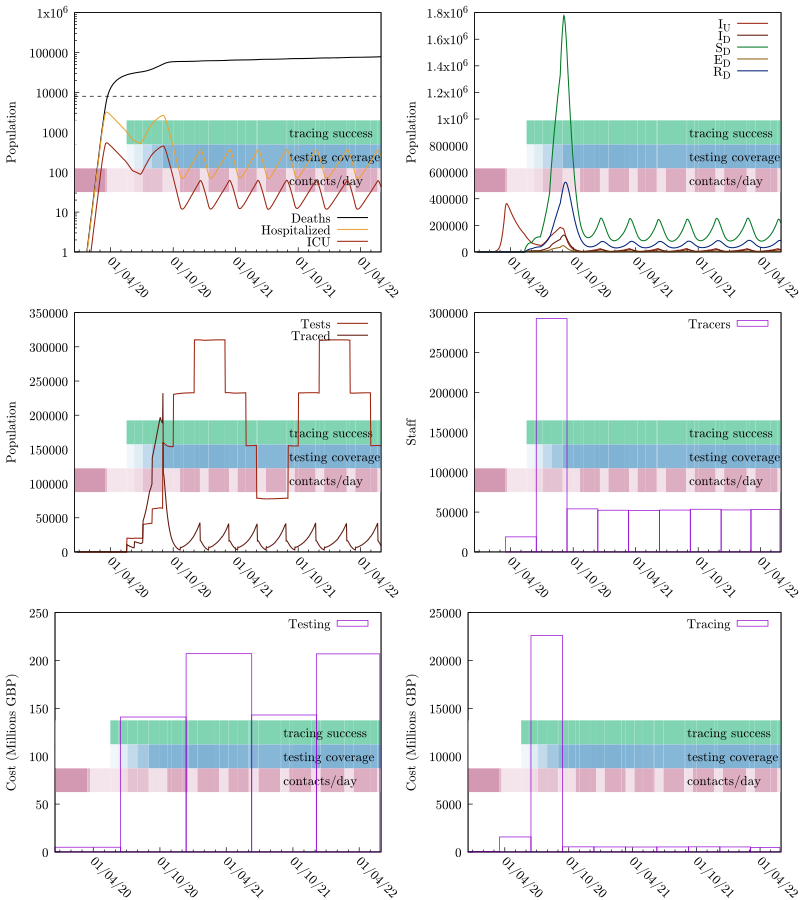

Source code (gnuplot):
set terminal pdfcairo color enhanced dashed font "cmr10,14" size 8,9
seed="ptti-scenario-Targeted_PTTI_Lockdown_Triggers"
set output sprintf("%s.pdf", seed)
set multiplot layout 3,2
odefile=sprintf("%s-out-0.tsv", seed)
ttfile=sprintf("%s-out-0-testtrace.tsv", seed)
trfile=sprintf("%s-out-0-trcosts.tsv", seed)
tefile=sprintf("%s-out-0-tecosts.tsv", seed)
etimesfile=sprintf("%s-events.gp", seed)

set tics nomirror
set ylabel 'Population'

set yrange [0:]

set style fill transparent solid 0.25 noborder

# Colors
color_SU = '#00aa55'
color_SD = '#007722'

color_EU = '#eba134'
color_ED = '#945e0f'

color_IU = '#9c210e'
color_ID = '#5e160b'

color_RU = '#0055aa'
color_RD = '#002277'

# These are from the economic model inputs
Hospitalized_Pct_Deaths=0.44
ICU_Fatality=0.59
ICU_Pct=0.17
IFR=0.008
Non_ICU_Fatality=0.36

HF = IFR*Hospitalized_Pct_Deaths/(ICU_Pct*ICU_Fatality+(1-ICU_Pct)*Non_ICU_Fatality)
ICUF = HF*ICU_Pct

set key bottom right
set xdata time
set timefmt "%Y-%m-%d %H:%M:%S"
set format x "%d/%m/%y"

load etimesfile

set xtics rotate by -45 3600*24*30*6

set yrange [1:1e6]
set log y

set arrow from graph 0, first 8000 to graph 1, first 8000 nohead lc 0 dt '--'
plot odefile u 1:(($9+$10)*IFR) w l lw 1.5 lc 0 ti "Deaths", "" u 1:(($7+$8)*HF) w l lw 1.5 lc rgb color_EU ti "Hospitalized", "" u 1:(($7+$8)*ICUF) w l lw 1.5 lc rgb color_IU ti "ICU"

unset log y
unset arrow

set autoscale y
set yrange [0:]
set key top right

# set y2tics 0.5
# set y2range [0:4]

plot odefile u 1:7 w l lw 1.5 lc rgb color_IU ti "I_U", odefile u 1:8 w l lw 1.5 lc rgb color_ID ti "I_D", \
     odefile u 1:4 w l lw 1.5 lc rgb color_SD ti "S_D", odefile u 1:6 w l lw 1.5 lc rgb color_ED ti "E_D", \
     odefile u 1:10 w l lw 1.5 lc rgb color_RD ti "R_D"#, odefile u 1:13 w l axis x1y2 lc 0 ti "R"


plot ttfile u 1:3 w l lw 1.5 lc rgb color_IU ti "Tests", ttfile u 1:4 w l lw 1.5 lc rgb color_ID ti "Traced"

unset log y
unset yrange
set autoscale y
set style fill empty

set ylabel "Staff"
plot trfile u 1:5 w boxes ti "Tracers"

set ylabel "Cost (Millions GBP)"
plot tefile u 1:($5/1000000) w boxes ti "Testing"
plot trfile u 1:($6/1000000) w boxes ti "Tracing"

unset multiplot
set output
